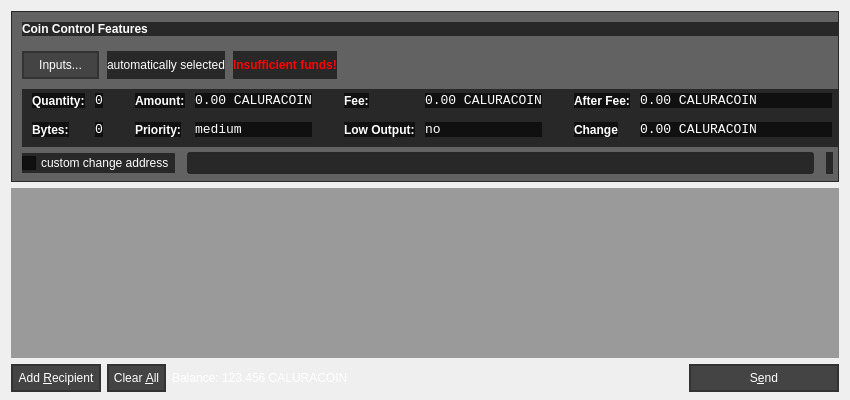
<?xml version="1.0" encoding="UTF-8"?>
<ui version="4.0">
 <class>SendCoinsDialog</class>
 <widget class="QDialog" name="SendCoinsDialog">
  <property name="geometry">
   <rect>
    <x>0</x>
    <y>0</y>
    <width>850</width>
    <height>400</height>
   </rect>
  </property>
  <property name="windowTitle">
   <string>Send Coins</string>
  </property>
  <property name="styleSheet">
   <string notr="true">QToolTip {color: white; border: 1px solid white; background-color: blue;}</string>
  </property>
  <layout class="QVBoxLayout" name="verticalLayout" stretch="0,1,0">
   <property name="bottomMargin">
    <number>8</number>
   </property>
   <item>
    <widget class="QFrame" name="frameCoinControl">
     <property name="sizePolicy">
      <sizepolicy hsizetype="Expanding" vsizetype="Expanding">
       <horstretch>0</horstretch>
       <verstretch>0</verstretch>
      </sizepolicy>
     </property>
     <property name="maximumSize">
      <size>
       <width>16777215</width>
       <height>16777215</height>
      </size>
     </property>
     <property name="styleSheet">
      <string notr="true">background: rgba(0, 0, 0, 150);</string>
     </property>
     <property name="frameShape">
      <enum>QFrame::StyledPanel</enum>
     </property>
     <property name="frameShadow">
      <enum>QFrame::Sunken</enum>
     </property>
     <layout class="QVBoxLayout" name="verticalLayoutCoinControl2">
      <property name="spacing">
       <number>7</number>
      </property>
      <property name="leftMargin">
       <number>0</number>
      </property>
      <property name="topMargin">
       <number>0</number>
      </property>
      <property name="rightMargin">
       <number>0</number>
      </property>
      <property name="bottomMargin">
       <number>6</number>
      </property>
      <item>
       <layout class="QVBoxLayout" name="verticalLayoutCoinControl" stretch="0,0,0,0,1">
        <property name="spacing">
         <number>0</number>
        </property>
        <property name="leftMargin">
         <number>10</number>
        </property>
        <property name="topMargin">
         <number>10</number>
        </property>
        <item>
         <layout class="QHBoxLayout" name="horizontalLayoutCoinControl1">
          <property name="bottomMargin">
           <number>15</number>
          </property>
          <item>
           <widget class="QLabel" name="labelCoinControlFeatures">
            <property name="sizePolicy">
             <sizepolicy hsizetype="Preferred" vsizetype="Maximum">
              <horstretch>0</horstretch>
              <verstretch>0</verstretch>
             </sizepolicy>
            </property>
            <property name="font">
             <font>
              <weight>75</weight>
              <bold>true</bold>
             </font>
            </property>
            <property name="styleSheet">
             <string notr="true">font-weight:bold; color: white;</string>
            </property>
            <property name="text">
             <string>Coin Control Features</string>
            </property>
           </widget>
          </item>
         </layout>
        </item>
        <item>
         <layout class="QHBoxLayout" name="horizontalLayoutCoinControl2" stretch="0,0,0,0">
          <property name="spacing">
           <number>8</number>
          </property>
          <property name="bottomMargin">
           <number>10</number>
          </property>
          <item>
           <widget class="QPushButton" name="pushButtonCoinControl">
            <property name="styleSheet">
             <string notr="true">color: white;background-color: #444444; border: 2px solid #333333; padding: 5px 15px 5px 15px;
</string>
            </property>
            <property name="text">
             <string>Inputs...</string>
            </property>
           </widget>
          </item>
          <item>
           <widget class="QLabel" name="labelCoinControlAutomaticallySelected">
            <property name="styleSheet">
             <string notr="true">color: white;</string>
            </property>
            <property name="text">
             <string>automatically selected</string>
            </property>
            <property name="margin">
             <number>5</number>
            </property>
           </widget>
          </item>
          <item>
           <widget class="QLabel" name="labelCoinControlInsuffFunds">
            <property name="font">
             <font>
              <weight>75</weight>
              <bold>true</bold>
             </font>
            </property>
            <property name="styleSheet">
             <string notr="true">color:red;font-weight:bold;</string>
            </property>
            <property name="text">
             <string>Insufficient funds!</string>
            </property>
            <property name="margin">
             <number>5</number>
            </property>
           </widget>
          </item>
          <item>
           <spacer name="horizontalSpacerCoinControl">
            <property name="orientation">
             <enum>Qt::Horizontal</enum>
            </property>
            <property name="sizeHint" stdset="0">
             <size>
              <width>40</width>
              <height>1</height>
             </size>
            </property>
           </spacer>
          </item>
         </layout>
        </item>
        <item>
         <widget class="QWidget" name="widgetCoinControl" native="true">
          <property name="sizePolicy">
           <sizepolicy hsizetype="Preferred" vsizetype="Preferred">
            <horstretch>0</horstretch>
            <verstretch>0</verstretch>
           </sizepolicy>
          </property>
          <property name="minimumSize">
           <size>
            <width>0</width>
            <height>0</height>
           </size>
          </property>
          <property name="styleSheet">
           <string notr="true"/>
          </property>
          <layout class="QHBoxLayout" name="horizontalLayoutCoinControl5">
           <property name="leftMargin">
            <number>0</number>
           </property>
           <property name="topMargin">
            <number>0</number>
           </property>
           <property name="rightMargin">
            <number>0</number>
           </property>
           <property name="bottomMargin">
            <number>0</number>
           </property>
           <item>
            <layout class="QHBoxLayout" name="horizontalLayoutCoinControl3" stretch="0,0,0,1">
             <property name="spacing">
              <number>20</number>
             </property>
             <property name="topMargin">
              <number>0</number>
             </property>
             <property name="bottomMargin">
              <number>10</number>
             </property>
             <item>
              <layout class="QFormLayout" name="formLayoutCoinControl1">
               <property name="horizontalSpacing">
                <number>10</number>
               </property>
               <property name="verticalSpacing">
                <number>14</number>
               </property>
               <property name="leftMargin">
                <number>10</number>
               </property>
               <property name="topMargin">
                <number>4</number>
               </property>
               <property name="rightMargin">
                <number>6</number>
               </property>
               <item row="0" column="0">
                <widget class="QLabel" name="labelCoinControlQuantityText">
                 <property name="styleSheet">
                  <string notr="true">font-weight:bold; color: white;</string>
                 </property>
                 <property name="text">
                  <string>Quantity:</string>
                 </property>
                 <property name="margin">
                  <number>0</number>
                 </property>
                </widget>
               </item>
               <item row="0" column="1">
                <widget class="QLabel" name="labelCoinControlQuantity">
                 <property name="font">
                  <font>
                   <family>Monospace</family>
                   <pointsize>10</pointsize>
                  </font>
                 </property>
                 <property name="cursor">
                  <cursorShape>IBeamCursor</cursorShape>
                 </property>
                 <property name="contextMenuPolicy">
                  <enum>Qt::ActionsContextMenu</enum>
                 </property>
                 <property name="styleSheet">
                  <string notr="true">color: white;</string>
                 </property>
                 <property name="text">
                  <string>0</string>
                 </property>
                 <property name="margin">
                  <number>0</number>
                 </property>
                 <property name="textInteractionFlags">
                  <set>Qt::LinksAccessibleByMouse|Qt::TextSelectableByKeyboard|Qt::TextSelectableByMouse</set>
                 </property>
                </widget>
               </item>
               <item row="1" column="0">
                <widget class="QLabel" name="labelCoinControlBytesText">
                 <property name="styleSheet">
                  <string notr="true">font-weight:bold; color: white;</string>
                 </property>
                 <property name="text">
                  <string>Bytes:</string>
                 </property>
                </widget>
               </item>
               <item row="1" column="1">
                <widget class="QLabel" name="labelCoinControlBytes">
                 <property name="font">
                  <font>
                   <family>Monospace</family>
                   <pointsize>10</pointsize>
                  </font>
                 </property>
                 <property name="cursor">
                  <cursorShape>IBeamCursor</cursorShape>
                 </property>
                 <property name="contextMenuPolicy">
                  <enum>Qt::ActionsContextMenu</enum>
                 </property>
                 <property name="styleSheet">
                  <string notr="true">color: white;</string>
                 </property>
                 <property name="text">
                  <string>0</string>
                 </property>
                 <property name="textInteractionFlags">
                  <set>Qt::LinksAccessibleByMouse|Qt::TextSelectableByKeyboard|Qt::TextSelectableByMouse</set>
                 </property>
                </widget>
               </item>
              </layout>
             </item>
             <item>
              <layout class="QFormLayout" name="formLayoutCoinControl2">
               <property name="horizontalSpacing">
                <number>10</number>
               </property>
               <property name="verticalSpacing">
                <number>14</number>
               </property>
               <property name="leftMargin">
                <number>6</number>
               </property>
               <property name="topMargin">
                <number>4</number>
               </property>
               <property name="rightMargin">
                <number>6</number>
               </property>
               <item row="0" column="0">
                <widget class="QLabel" name="labelCoinControlAmountText">
                 <property name="styleSheet">
                  <string notr="true">color: white;font-weight:bold;</string>
                 </property>
                 <property name="text">
                  <string>Amount:</string>
                 </property>
                 <property name="margin">
                  <number>0</number>
                 </property>
                </widget>
               </item>
               <item row="0" column="1">
                <widget class="QLabel" name="labelCoinControlAmount">
                 <property name="font">
                  <font>
                   <family>Monospace</family>
                   <pointsize>10</pointsize>
                  </font>
                 </property>
                 <property name="cursor">
                  <cursorShape>IBeamCursor</cursorShape>
                 </property>
                 <property name="contextMenuPolicy">
                  <enum>Qt::ActionsContextMenu</enum>
                 </property>
                 <property name="styleSheet">
                  <string notr="true">color: white;</string>
                 </property>
                 <property name="text">
                  <string>0.00 CALURACOIN</string>
                 </property>
                 <property name="textInteractionFlags">
                  <set>Qt::LinksAccessibleByMouse|Qt::TextSelectableByKeyboard|Qt::TextSelectableByMouse</set>
                 </property>
                </widget>
               </item>
               <item row="1" column="0">
                <widget class="QLabel" name="labelCoinControlPriorityText">
                 <property name="styleSheet">
                  <string notr="true">color: white;font-weight:bold;</string>
                 </property>
                 <property name="text">
                  <string>Priority:</string>
                 </property>
                </widget>
               </item>
               <item row="1" column="1">
                <widget class="QLabel" name="labelCoinControlPriority">
                 <property name="font">
                  <font>
                   <family>Monospace</family>
                   <pointsize>10</pointsize>
                  </font>
                 </property>
                 <property name="cursor">
                  <cursorShape>IBeamCursor</cursorShape>
                 </property>
                 <property name="contextMenuPolicy">
                  <enum>Qt::ActionsContextMenu</enum>
                 </property>
                 <property name="styleSheet">
                  <string notr="true">color: white;</string>
                 </property>
                 <property name="text">
                  <string>medium</string>
                 </property>
                 <property name="textInteractionFlags">
                  <set>Qt::LinksAccessibleByMouse|Qt::TextSelectableByKeyboard|Qt::TextSelectableByMouse</set>
                 </property>
                </widget>
               </item>
              </layout>
             </item>
             <item>
              <layout class="QFormLayout" name="formLayoutCoinControl3">
               <property name="horizontalSpacing">
                <number>10</number>
               </property>
               <property name="verticalSpacing">
                <number>14</number>
               </property>
               <property name="leftMargin">
                <number>6</number>
               </property>
               <property name="topMargin">
                <number>4</number>
               </property>
               <property name="rightMargin">
                <number>6</number>
               </property>
               <item row="0" column="0">
                <widget class="QLabel" name="labelCoinControlFeeText">
                 <property name="styleSheet">
                  <string notr="true">color: white;font-weight:bold;</string>
                 </property>
                 <property name="text">
                  <string>Fee:</string>
                 </property>
                 <property name="margin">
                  <number>0</number>
                 </property>
                </widget>
               </item>
               <item row="0" column="1">
                <widget class="QLabel" name="labelCoinControlFee">
                 <property name="font">
                  <font>
                   <family>Monospace</family>
                   <pointsize>10</pointsize>
                  </font>
                 </property>
                 <property name="cursor">
                  <cursorShape>IBeamCursor</cursorShape>
                 </property>
                 <property name="contextMenuPolicy">
                  <enum>Qt::ActionsContextMenu</enum>
                 </property>
                 <property name="styleSheet">
                  <string notr="true">color: white;</string>
                 </property>
                 <property name="text">
                  <string>0.00 CALURACOIN</string>
                 </property>
                 <property name="textInteractionFlags">
                  <set>Qt::LinksAccessibleByMouse|Qt::TextSelectableByKeyboard|Qt::TextSelectableByMouse</set>
                 </property>
                </widget>
               </item>
               <item row="1" column="0">
                <widget class="QLabel" name="labelCoinControlLowOutputText">
                 <property name="styleSheet">
                  <string notr="true">color: white;font-weight:bold;</string>
                 </property>
                 <property name="text">
                  <string>Low Output:</string>
                 </property>
                </widget>
               </item>
               <item row="1" column="1">
                <widget class="QLabel" name="labelCoinControlLowOutput">
                 <property name="font">
                  <font>
                   <family>Monospace</family>
                   <pointsize>10</pointsize>
                  </font>
                 </property>
                 <property name="cursor">
                  <cursorShape>IBeamCursor</cursorShape>
                 </property>
                 <property name="contextMenuPolicy">
                  <enum>Qt::ActionsContextMenu</enum>
                 </property>
                 <property name="styleSheet">
                  <string notr="true">color: white;</string>
                 </property>
                 <property name="text">
                  <string>no</string>
                 </property>
                 <property name="textInteractionFlags">
                  <set>Qt::LinksAccessibleByMouse|Qt::TextSelectableByKeyboard|Qt::TextSelectableByMouse</set>
                 </property>
                </widget>
               </item>
              </layout>
             </item>
             <item>
              <layout class="QFormLayout" name="formLayoutCoinControl4">
               <property name="horizontalSpacing">
                <number>10</number>
               </property>
               <property name="verticalSpacing">
                <number>14</number>
               </property>
               <property name="leftMargin">
                <number>6</number>
               </property>
               <property name="topMargin">
                <number>4</number>
               </property>
               <property name="rightMargin">
                <number>6</number>
               </property>
               <item row="0" column="0">
                <widget class="QLabel" name="labelCoinControlAfterFeeText">
                 <property name="styleSheet">
                  <string notr="true">color: white;font-weight:bold;</string>
                 </property>
                 <property name="text">
                  <string>After Fee:</string>
                 </property>
                 <property name="margin">
                  <number>0</number>
                 </property>
                </widget>
               </item>
               <item row="0" column="1">
                <widget class="QLabel" name="labelCoinControlAfterFee">
                 <property name="font">
                  <font>
                   <family>Monospace</family>
                   <pointsize>10</pointsize>
                  </font>
                 </property>
                 <property name="cursor">
                  <cursorShape>IBeamCursor</cursorShape>
                 </property>
                 <property name="contextMenuPolicy">
                  <enum>Qt::ActionsContextMenu</enum>
                 </property>
                 <property name="styleSheet">
                  <string notr="true">color: white;</string>
                 </property>
                 <property name="text">
                  <string>0.00 CALURACOIN</string>
                 </property>
                 <property name="textInteractionFlags">
                  <set>Qt::LinksAccessibleByMouse|Qt::TextSelectableByKeyboard|Qt::TextSelectableByMouse</set>
                 </property>
                </widget>
               </item>
               <item row="1" column="0">
                <widget class="QLabel" name="labelCoinControlChangeText">
                 <property name="styleSheet">
                  <string notr="true">color: white;font-weight:bold;</string>
                 </property>
                 <property name="text">
                  <string>Change</string>
                 </property>
                </widget>
               </item>
               <item row="1" column="1">
                <widget class="QLabel" name="labelCoinControlChange">
                 <property name="font">
                  <font>
                   <family>Monospace</family>
                   <pointsize>10</pointsize>
                  </font>
                 </property>
                 <property name="cursor">
                  <cursorShape>IBeamCursor</cursorShape>
                 </property>
                 <property name="contextMenuPolicy">
                  <enum>Qt::ActionsContextMenu</enum>
                 </property>
                 <property name="styleSheet">
                  <string notr="true">color: white;</string>
                 </property>
                 <property name="text">
                  <string>0.00 CALURACOIN</string>
                 </property>
                 <property name="textInteractionFlags">
                  <set>Qt::LinksAccessibleByMouse|Qt::TextSelectableByKeyboard|Qt::TextSelectableByMouse</set>
                 </property>
                </widget>
               </item>
              </layout>
             </item>
            </layout>
           </item>
          </layout>
         </widget>
        </item>
        <item>
         <layout class="QHBoxLayout" name="horizontalLayoutCoinControl4" stretch="0,0,0">
          <property name="spacing">
           <number>12</number>
          </property>
          <property name="sizeConstraint">
           <enum>QLayout::SetDefaultConstraint</enum>
          </property>
          <property name="topMargin">
           <number>5</number>
          </property>
          <property name="rightMargin">
           <number>5</number>
          </property>
          <item>
           <widget class="QCheckBox" name="checkBoxCoinControlChange">
            <property name="styleSheet">
             <string notr="true">color: white;</string>
            </property>
            <property name="text">
             <string>custom change address</string>
            </property>
           </widget>
          </item>
          <item>
           <widget class="QLineEdit" name="lineEditCoinControlChange">
            <property name="enabled">
             <bool>false</bool>
            </property>
            <property name="sizePolicy">
             <sizepolicy hsizetype="Expanding" vsizetype="Fixed">
              <horstretch>0</horstretch>
              <verstretch>0</verstretch>
             </sizepolicy>
            </property>
            <property name="styleSheet">
             <string notr="true">color: white;</string>
            </property>
           </widget>
          </item>
          <item>
           <widget class="QLabel" name="labelCoinControlChangeLabel">
            <property name="sizePolicy">
             <sizepolicy hsizetype="Preferred" vsizetype="Expanding">
              <horstretch>0</horstretch>
              <verstretch>0</verstretch>
             </sizepolicy>
            </property>
            <property name="minimumSize">
             <size>
              <width>0</width>
              <height>0</height>
             </size>
            </property>
            <property name="text">
             <string/>
            </property>
            <property name="margin">
             <number>3</number>
            </property>
           </widget>
          </item>
         </layout>
        </item>
        <item>
         <spacer name="verticalSpacerCoinControl">
          <property name="orientation">
           <enum>Qt::Vertical</enum>
          </property>
          <property name="sizeHint" stdset="0">
           <size>
            <width>800</width>
            <height>1</height>
           </size>
          </property>
         </spacer>
        </item>
       </layout>
      </item>
     </layout>
    </widget>
   </item>
   <item>
    <widget class="QScrollArea" name="scrollArea">
     <property name="styleSheet">
      <string notr="true">background: rgba(0, 0, 0, 50)</string>
     </property>
     <property name="widgetResizable">
      <bool>true</bool>
     </property>
     <widget class="QWidget" name="scrollAreaWidgetContents">
      <property name="geometry">
       <rect>
        <x>0</x>
        <y>0</y>
        <width>826</width>
        <height>136</height>
       </rect>
      </property>
      <layout class="QVBoxLayout" name="verticalLayout_2">
       <property name="leftMargin">
        <number>0</number>
       </property>
       <property name="topMargin">
        <number>0</number>
       </property>
       <property name="rightMargin">
        <number>0</number>
       </property>
       <property name="bottomMargin">
        <number>0</number>
       </property>
       <item>
        <layout class="QVBoxLayout" name="entries">
         <property name="spacing">
          <number>6</number>
         </property>
        </layout>
       </item>
       <item>
        <spacer name="verticalSpacer">
         <property name="orientation">
          <enum>Qt::Vertical</enum>
         </property>
         <property name="sizeHint" stdset="0">
          <size>
           <width>20</width>
           <height>40</height>
          </size>
         </property>
        </spacer>
       </item>
      </layout>
     </widget>
    </widget>
   </item>
   <item>
    <layout class="QHBoxLayout" name="horizontalLayout">
     <item>
      <widget class="QPushButton" name="addButton">
       <property name="toolTip">
        <string>Send to multiple recipients at once</string>
       </property>
       <property name="styleSheet">
        <string notr="true">color: white;background-color: #444444; border: 2px solid #333333; padding: 5px;
</string>
       </property>
       <property name="text">
        <string>Add &amp;Recipient</string>
       </property>
       <property name="icon">
        <iconset resource="../bitcoin.qrc">
         <normaloff>:/icons/add</normaloff>:/icons/add</iconset>
       </property>
       <property name="autoDefault">
        <bool>false</bool>
       </property>
      </widget>
     </item>
     <item>
      <widget class="QPushButton" name="clearButton">
       <property name="sizePolicy">
        <sizepolicy hsizetype="Minimum" vsizetype="Fixed">
         <horstretch>0</horstretch>
         <verstretch>0</verstretch>
        </sizepolicy>
       </property>
       <property name="toolTip">
        <string>Remove all transaction fields</string>
       </property>
       <property name="styleSheet">
        <string notr="true">color: white;background-color: #444444; border: 2px solid #333333; padding: 5px;
</string>
       </property>
       <property name="text">
        <string>Clear &amp;All</string>
       </property>
       <property name="icon">
        <iconset resource="../bitcoin.qrc">
         <normaloff>:/icons/remove</normaloff>:/icons/remove</iconset>
       </property>
       <property name="autoRepeatDelay">
        <number>300</number>
       </property>
       <property name="autoDefault">
        <bool>false</bool>
       </property>
      </widget>
     </item>
     <item>
      <layout class="QHBoxLayout" name="horizontalLayout_2">
       <property name="spacing">
        <number>3</number>
       </property>
       <item>
        <widget class="QLabel" name="label">
         <property name="sizePolicy">
          <sizepolicy hsizetype="Preferred" vsizetype="Fixed">
           <horstretch>0</horstretch>
           <verstretch>0</verstretch>
          </sizepolicy>
         </property>
         <property name="styleSheet">
          <string notr="true">color: white;</string>
         </property>
         <property name="text">
          <string>Balance:</string>
         </property>
        </widget>
       </item>
       <item>
        <widget class="QLabel" name="labelBalance">
         <property name="sizePolicy">
          <sizepolicy hsizetype="Preferred" vsizetype="Fixed">
           <horstretch>0</horstretch>
           <verstretch>0</verstretch>
          </sizepolicy>
         </property>
         <property name="cursor">
          <cursorShape>IBeamCursor</cursorShape>
         </property>
         <property name="styleSheet">
          <string notr="true">color: white;</string>
         </property>
         <property name="text">
          <string>123.456 CALURACOIN</string>
         </property>
         <property name="textInteractionFlags">
          <set>Qt::LinksAccessibleByMouse|Qt::TextSelectableByKeyboard|Qt::TextSelectableByMouse</set>
         </property>
        </widget>
       </item>
      </layout>
     </item>
     <item>
      <spacer name="horizontalSpacer">
       <property name="orientation">
        <enum>Qt::Horizontal</enum>
       </property>
       <property name="sizeHint" stdset="0">
        <size>
         <width>40</width>
         <height>20</height>
        </size>
       </property>
      </spacer>
     </item>
     <item>
      <widget class="QPushButton" name="sendButton">
       <property name="minimumSize">
        <size>
         <width>150</width>
         <height>0</height>
        </size>
       </property>
       <property name="toolTip">
        <string>Confirm the send action</string>
       </property>
       <property name="styleSheet">
        <string notr="true">color: white;background-color: #444444; border: 2px solid #333333; padding: 5px;
</string>
       </property>
       <property name="text">
        <string>S&amp;end</string>
       </property>
       <property name="icon">
        <iconset resource="../bitcoin.qrc">
         <normaloff>:/icons/send</normaloff>:/icons/send</iconset>
       </property>
       <property name="default">
        <bool>true</bool>
       </property>
      </widget>
     </item>
    </layout>
   </item>
  </layout>
 </widget>
 <resources>
  <include location="../bitcoin.qrc"/>
 </resources>
 <connections/>
</ui>
